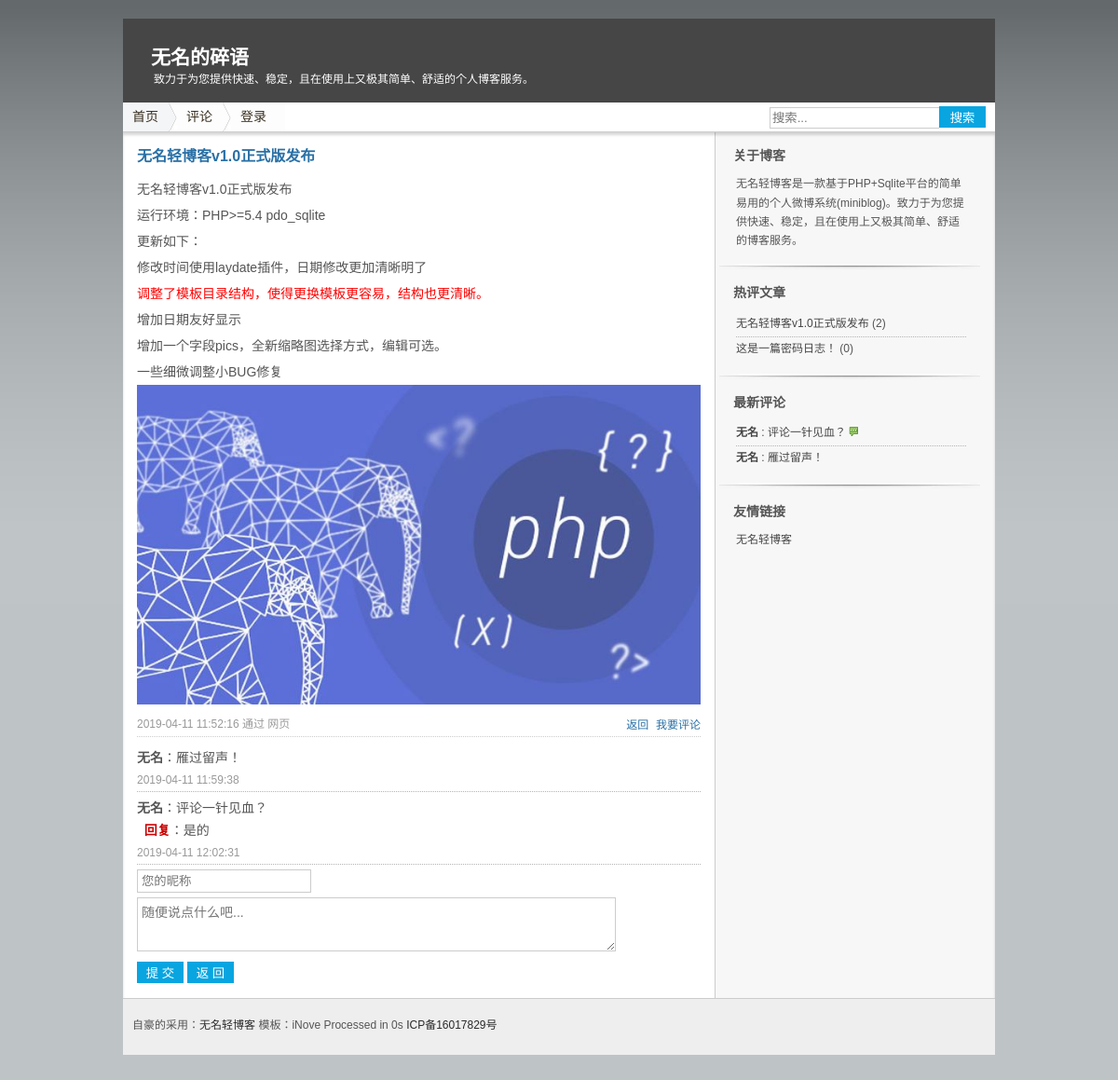
The page /index.php?act=pl&id=655 on the database as committed earlier.
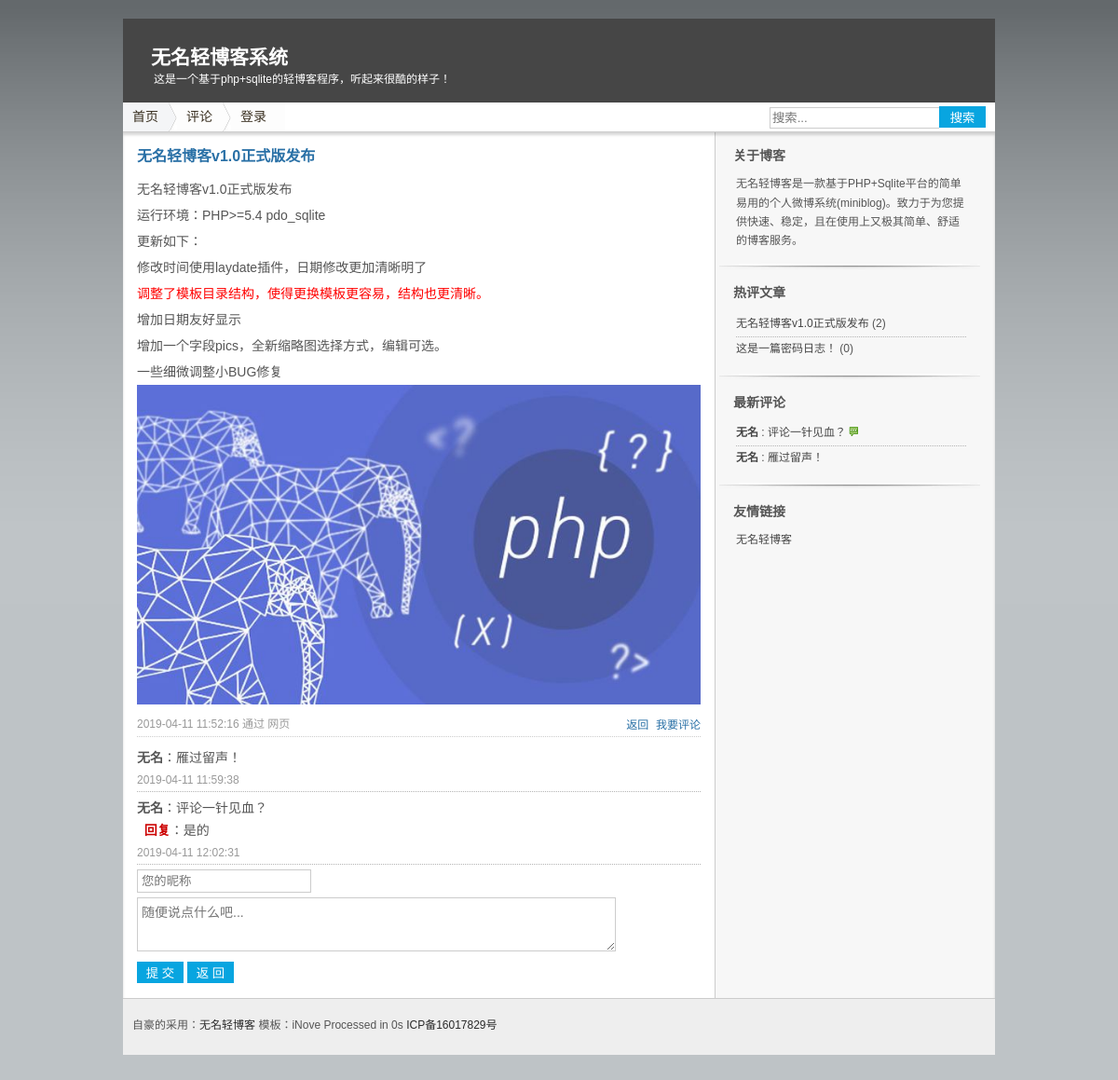
The same page on the database as committed later.
### tables this page shows
CREATE TABLE "Set" (id INT (1), webuser VARCHAR (10), webtitle VARCHAR (20), webdesc VARCHAR (255), plsh INT (1), rewrite INT (1), safecode INT (1), icp VARCHAR (20));

### index.php (called while the page is built, shortened)
<?php
$t1 = microtime(true);
require_once 'app/class/config.php';
$db = new DbHelpClass();
$act = isset($_GET['act']) ? $_GET['act'] : '';
$id = isset($_GET['id']) ? intval($_GET['id']) : 0;
$file = self();
switch ($act) {
    case 'pl':
        $rs = $db->getdata("select * from `Log` where id=:id", array(
            'id' => $id
        ));
        $v = $rs[0];
        $title = $v['title'] == '' ? mb_substr(strip_tags($v['sum']) , 0, 15, 'utf-8') : $v['title'];
        $list = $db->getdata("select * from `Pl` where cid=:id", array(
            'id' => $id
        ));
        $tpl = 'view.php';
        break;
}
require_once 'assets/'.$template .'/'. $tpl;

### assets/iNove/view.php (the view, shortened to what this page needs)
<?php if(!defined('wmblog'))exit; ?><!DOCTYPE HTML>
<html>
<head>
<link href="assets/<?php echo $template;?>/style.css" rel="stylesheet" type="text/css" />
</head>
<body>
<div id="wrap">
  <?php include "head.php";?>
  <div id="content">
    <div id="main">
<div id="log-<?php echo $v['id'];?>" class="boxPost">
<?php if ($v['title']<>"") echo '<h1>'.$title.'</h1>';?>
<div class="textPost"><?php  if($v['pass']==""){echo $v['content']; }else { echo '<span style="color:red;">这是一篇密码日志！</span><br /><input placeholder="请输入密码..."  type="password" value="" id="password" class="pass" /> <button class="btn" onclick="ckpass(\''.$v['id'].'\');" />确认</button>';}?></div><p class="time"><?php  echo $v['atime']?> 通过 <?php echo $v['fm']?> </p>
<p class="navPost">
</p></div>
   <div id="comment_list" class="comment_list">
        <?php  foreach($list as $v){?>
		<div class="comlist" id="Com-<?php  echo $v['id'];?>"><div id="Ctext-<?php  echo $v['id'];?>"><p><strong><?php  echo $v['pname'];?></strong>：<?php if($v['isn']==1 && $admin===0){echo '评论审核中...'; } else { echo $v['pcontent'];}?></p>
		<?php if($v['rcontent']<>""){?><p class="re">&nbsp;&nbsp;<strong style="color:#C00">回复</strong>：<span><?php echo $v['rcontent']; ?></span></p><?php }?>
		</div><p class="time"><?php echo $v['ptime']; ?></p><p class="navPost"><?php pl_admin( $v['id'], $v['cid'], $v['isn']);?></p></div>
       <?php } ?>
    </div>
	 <a name="pl"></a><p><input name="pname" tabindex="1" placeholder="您的昵称" id="pname" type="text" class="log" value="<?php echo @$_COOKIE['pname'];?>" maxlength="10" /></p><p><textarea tabindex="2" placeholder="随便说点什么吧..." name="plog" rows="3" id="plog" class="log"></textarea></p>
	 <p><button name="add" onClick="addpl('<?php echo $id;?>','<?php echo $safecode;?>')" id="add" class="btn"> 提 交 </button> <button name="bck" onClick="history.back();" id="bck" class="btn"> 返 回 </button></p>
    </div>
    <?php include ("right.php");?>
  </div>
  <div id="footer"><?php include "foot.php";?></div>
</div>
</body>
</html>

### assets/iNove/head.php
<?php if(!defined('wmblog'))exit; ?><div id="header">
    <div id="caption">
      <h2 id="title"><a href="./"><?php echo $webtitle;?></a></h2>
      <div id="tagline"><?php echo $webdesc;?></div>
    </div>
    <div id="navigation">
      <ul id="nav">
	    <?php if($rewrite ==1){?>
        <li class="page_item"><a href="index.html">首页</a></li>
        <li><a href="comment.html">评论</a></li>
		<?php }else{?>
        <li class="page_item"><a href="<?php echo $file;?>">首页</a></li>
        <li><a href="<?php echo $file;?>?act=plist">评论</a></li>
		<?php }
		 if ($admin ==1) {?>
             <li><a href="<?php echo $file;?>?act=add" title="发布微博">发布</a></li>
		<li><a href="<?php echo $file;?>?act=set" title="设置微博">设置</a></li>
		<li><a href="<?php echo $file;?>?act=wid" title="设置边栏">边栏</a></li>
		<li><a href="<?php echo $file;?>?act=logout" title="退出">退出</a></li>
       <?php }else{ ?>
        <li><a href="<?php echo $file;?>?act=login" title="登陆到微博">登录</a></li>
	   <?php } ?>
      </ul>
      <div id="other">
	   <form action="" id="searchbox" method="get">
         <input type="text" x-webkit-speech="" placeholder="搜索..." name="s" class="search"><button class="btn" type="submit">搜索</button>
      </form>
      </div>
    </div>
  </div>

### assets/iNove/foot.php
<?php if(!defined('wmblog'))exit; ?>自豪的采用：<a href="http://www.4jax.net">无名轻博客</a> 模板：<?php echo $template;?>  Processed in <?php $t2 = microtime(true); echo round($t2-$t1,3); ?>s <a href="http://www.miitbeian.gov.cn/" rel="nofollow" target="_blank"><?php echo $icp;?></a>

Rows that differ between the two databases and show on the page:
removed set: webtitle "无名的碎语", webdesc "致力于为您提供快速、稳定，且在使用上又极其简单、舒适的个人博客服务。", icp "ICP备16017829号"
added set: webtitle "无名轻博客系统", webdesc "这是一个基于php+sqlite的轻博客程序，听起来很酷的样子！", icp "ICP备16017829号"
